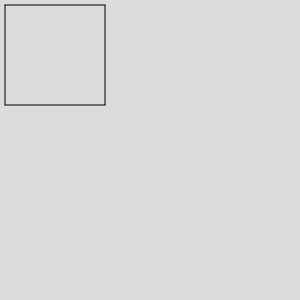
Frame 1 (no input)
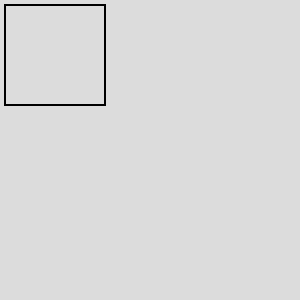
Frame 60 (no input)
Frame 120 (the mouse pressed at the canvas centre since frame 60): identical to frame 60, image omitted

The p5.js sketch that drew these frames (run headless with seeded random() and noise() and a simulated clock; from frame 60 on, the mouse is pressed at the canvas centre):

// p5.js sketch
// ── sketch.js
function setup() {
createCanvas(300, 300);
background(220);
}

function draw() {
  var sx = 5;
  var sy = 5;
  var w  = 100;

line(sx,sy,sx+w,sy);
line(sx,sy,sx,sy+w);
line(sx+w,sy,sx+w,sy+w);
line(sx,sy+w,sx+w,sy+w);
}
